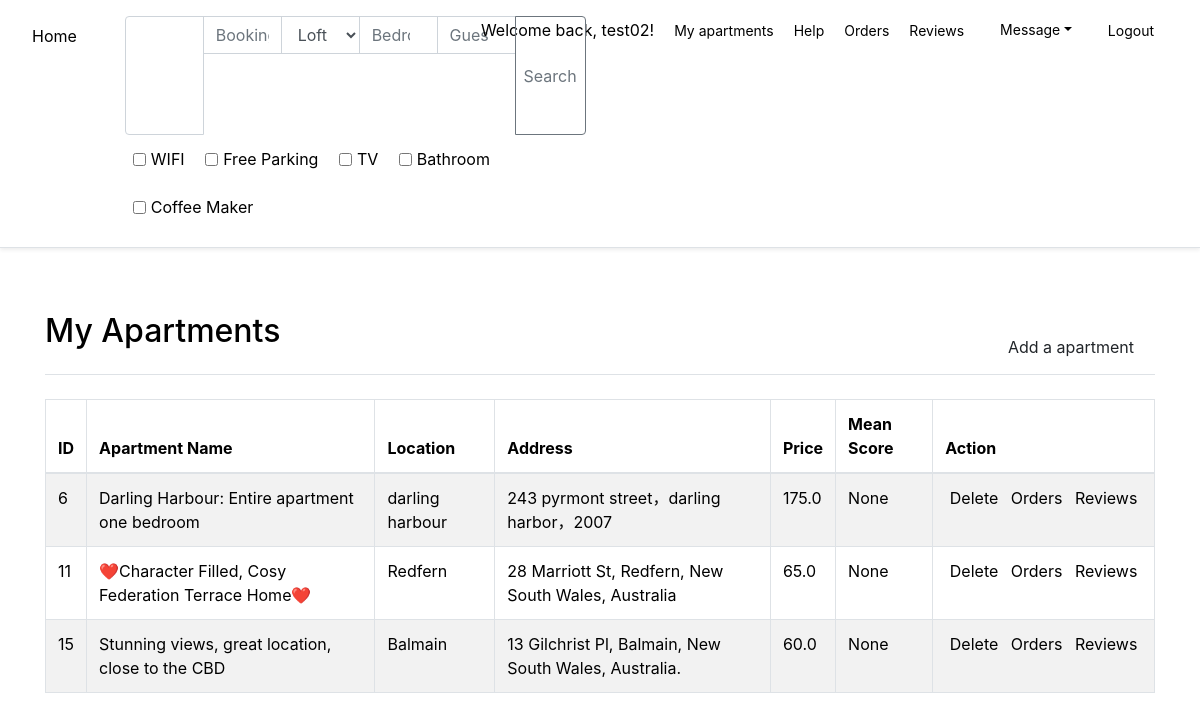
Page /apartments (signed in) on the committed database.
### model.py (models this page shows, shortened)
class User(db.Model, UserMixin):
    __tablename__ = 'user'
    id= Column(Integer, autoincrement= True, primary_key= True)
    username = Column(String(126))
    password_hash= Column(String(126))
    email = Column(String(126))
    phone = Column(String(126))
    @property
    def is_owner(self):
        return bool(self.apartments)
    @property
    def messages(self):
        return [m for m in self.message_sended + self.message_received if not m.parent_id]

class Apartment(db.Model):
    __tablename__ = 'apartment'
    id = Column(Integer, autoincrement= True, primary_key= True)
    a_name = Column(String(126))
    location = Column(String())
    address = Column(String(126))
    postcode = Column(String(16))
    longtitude = Column(Float)
    altitude = Column(Float)
    price = Column(Float)
    type = Column(String)
    guest = Column(SmallInteger)
    bedroom = Column(SmallInteger)
    wifi = Column(Boolean)
    parking = Column(Boolean)
    tv = Column(Boolean)
    bathroom = Column(Boolean)
    coffee = Column(Boolean)
    description = Column(Text)
    owner_id = Column(Integer, ForeignKey('user.id'))
    owner = relationship('User', backref='apartments')
    @property
    def score_mean(self):
        return round(mean([ r.score if r.score else 0 for r in self.reviews]), 2) if self.reviews else None

### routes.py (the view)
@app.route('/apartments', methods=['GET'])
@login_required
def apartments():
    apartments = Apartment.query.filter_by(owner_id= current_user.id).all()
    return render_template('admin/apartments.html', data= apartments ,header= table_header['apartment'])

### model.py (called while the page is built)
@loginmanager.user_loader
def user_loader(id):
    return User.query.get(id)

### templates/admin/apartments.html
{% extends 'base.html' %}
{% block stylesheets %}
    {{super()}}
    <link href="{{url_for('static', filename='css/search.css') }}" rel="stylesheet"/>
{% endblock stylesheets %}
{% block body %}
<div class="d-flex flex-column flex-md-row p-3 px-md-4 mb-3 bg-white border-bottom shadow-sm">
    {% include 'components/searchbar.html' %}
    {% include 'components/nav.html' %}
</div>
<div class="container pt-2">
    <div class="border-bottom my-4 py-3">
        <h2>My Apartments</h2>
        <span class="pull-right px-2" style="margin-top: -30px"><a href="{{ url_for('add_apartment') }}" class="btn btn-default">Add a apartment</a> </span>
    </div>
    <table class="table table-striped table-bordered dt-responsive nowrap" cellspacing="0" width="100%">
        <thead>
          <tr>
              {% for i in header %}
                <th>{{ i[1] }}</th>
              {% endfor %}
            <th>Action</th>
          </tr>
        </thead>
        <tbody>
            {% if data %}
            {% for a in data %}
                <tr data-href="{{url_for('apartment', id= a.id)}}">
                    {% for i in header %}
                        <td>{{ a[i[0]] }}</td>
                    {% endfor %}
                    <td width="20%" class="text-center">
                        <a class="p-1" href="{{url_for('del_apartment',  id=a.id) }}">Delete </a>
                        <a class="p-1" href="{{url_for('a_orders',  id=a.id) }}">Orders </a>
                        <a class="p-1" href="{{url_for('a_reviews',  id=a.id) }}">Reviews </a>
                    </td>
                 </tr>
            {% endfor %}
            {% else %}
            <td colspan="{{ header | length + 1 }}"> No Data</td>
            {% endif %}
        </tbody>
    </table>
</div>
{% endblock body %}

### templates/components/nav.html (shortened to what this page needs)
<nav >
    <ul class="my-2 navbar ">
        {% if current_user.is_authenticated %}<li class="nar-item">Welcome back, {{current_user.username}}!</li>{% endif %}
        {% if current_user.is_authenticated and current_user.is_owner%}
            <li class="nar-item"><a href="{{url_for('apartments')}}">My apartments</a></li>
        {% else %}
            <li class="nar-item"><a href="{{url_for('add_apartment')}}">Host a Home</a></li>
        {% endif %}
        <li class="nar-item"><a href="{{ url_for('help') }}">Help</a></li>
        {% if current_user.is_authenticated %}
            <li class="nar-item"><a href="{{ url_for('orders') }}">Orders</a></li>
            <li class="nav-bar"><a href="{{ url_for('reviews') }}">Reviews</a></li>
            <li class="nav-bar dropdown">
                <a class="nav-link dropdown-toggle" href="#" id="message" data-toggle="dropdown" aria-haspopup="true" aria-expanded="false" data-offset="-300, 20">Message</a>
            </li>
            <li class="nav-bar"><a href="{{ url_for('logout')}}">Logout</a> </li>
        {% else %}
            <li class="nav-bar"><a href="{{ url_for('login') }}">Login</a></li>
            <li class="nav-bar"><a href="{{ url_for('signup') }}">Signup</a></li>
        {% endif %}
    </ul>
</nav>

### static/css/main.css (style rules this page uses)
body { min-width: 95vw; min-height: 75vh; }
* { text-decoration: none; color: black; }
a,a:hover { color: black; }
nav ul { position: absolute!important; top: -15px; right: 20px; }
nav ul li { display: inline; padding: 10px 10px; }
li a { font-size: 14px; color: black; }

### rows in the picture
User: username "test02"
Apartment: id "6" "Darling Harbour: Entire apartment one bedroom" "darling harbour" "243 pyrmont street，darling harbor，2007" "175.0" "None"
Apartment: id "11" "❤️Character Filled, Cosy Federation Terrace Home❤️" "Redfern" "28 Marriott St, Redfern, New South Wales, Australia" "65.0" "None"
Apartment: id "15" "Stunning views, great location, close to the CBD" "Balmain" "13 Gilchrist Pl, Balmain, New South Wales, Australia." "60.0" "None"

### other values in the picture
{{ i[1] }} "ID" "Apartment Name" "Location" "Address" "Price" "Mean Score"
